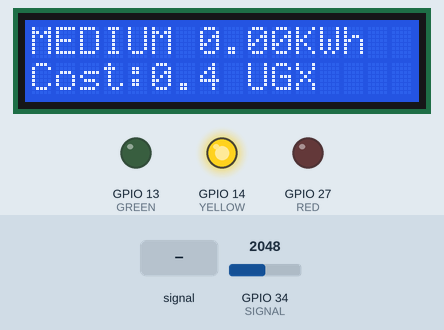
Simulated run of this sketch. Board: ESP32. On the bench: 16×2 character LCD, output pins drawn as LEDs (lit = HIGH). Inputs (shaded band) come from the test bench; at power-on: GPIO 34 (SIGNAL) = 2048. WiFi joins after 1.5 s; servers stay silent unless stated; what the sketch prints to the serial monitor is not drawn.

Above: at 4.0 s.
4.1 s: GPIO 34 (SIGNAL) set to 1294
At 6.3 s:
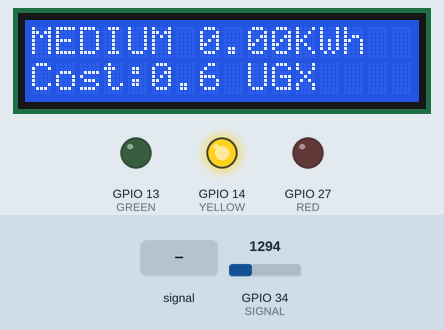
8.2 s: GPIO 34 (SIGNAL) set to 1215
At 9.9 s:
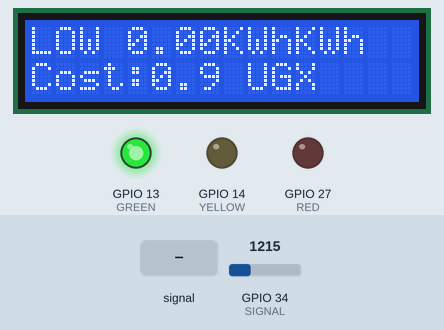
12.3 s: GPIO 34 (SIGNAL) set to 3603
At 14.1 s:
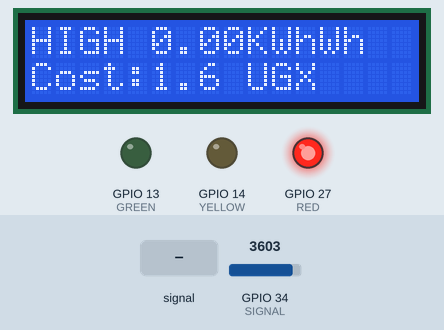
16.4 s: GPIO 34 (SIGNAL) set to 3005
At 18.9 s:
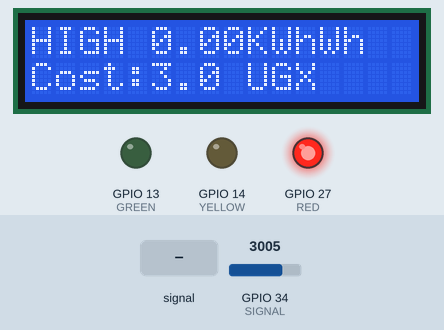
20.5 s: GPIO 34 (SIGNAL) set to 2944
At 20.8 s:
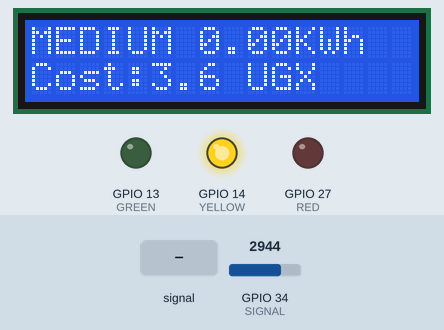
23.1 s: GPIO 34 (SIGNAL) fed a 200 Hz sine of ±327 counts around its level
At 24.5 s:
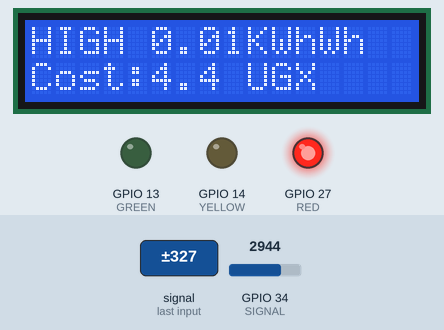
Timing chart, 0 to 27.2 s (numbered marks = the images above; inputs shaded):
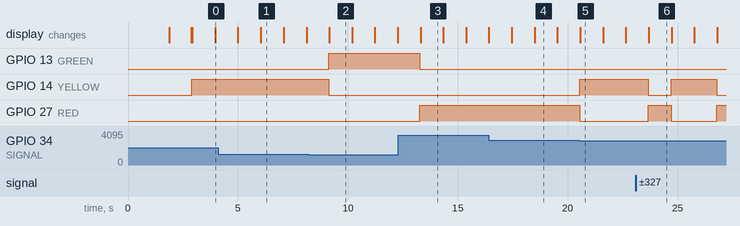

Measured:
- the behaviour switches between 1241 and 1240 on GPIO 34 (SIGNAL) (found by bisection; images 1 and 2)
- the behaviour switches between 2979 and 2978 on GPIO 34 (SIGNAL) (found by bisection; images 4 and 5)
- after the input at 8.2 s, GPIO 13 (GREEN): LOW → HIGH after 0.93 s; GPIO 14 (YELLOW): HIGH → LOW after 0.93 s; the display: changes after 0.96 s (image 2)
- after the input at 12.3 s, GPIO 13 (GREEN): HIGH → LOW after 0.98 s; GPIO 27 (RED): LOW → HIGH after 0.98 s; the display: changes after 1.0 s (image 3)
- after the input at 20.5 s, GPIO 14 (YELLOW): LOW → HIGH at once; GPIO 27 (RED): HIGH → LOW at once; the display: changes after 0.07 s (image 5)
- after the input at 23.1 s, GPIO 14 (YELLOW): HIGH → LOW after 0.56 s, → HIGH 1.0 s later, → LOW 2.1 s later; GPIO 27 (RED): LOW → HIGH after 0.56 s, → LOW 1.0 s later, → HIGH 2.1 s later; the display: changes after 0.59 s (image 6)
- what the display in image 1 shows lasts 1.1 s, from 6.0 s to 7.1 s

The sketch:

smart-energy-meter-simulation.ino
```cpp
#define BLYNK_TEMPLATE_ID "TMPL2vXLMLiEc"
#define BLYNK_TEMPLATE_NAME "Smart Energy Meter"
#define BLYNK_AUTH_TOKEN "qmrenGOffMXq6xxncFyPOXif1MHE12gF"

#include <Wire.h>
#include <LiquidCrystal_I2C.h>
#include <WiFi.h>
#include <BlynkSimpleEsp32.h>

char ssid[] = "Wokwi-GUEST";
char pass[] = "";

#define SIGNAL 34
#define GREEN 13      // updated
#define YELLOW 14     // updated
#define RED 27

#define I2C_SDA 21
#define I2C_SCL 22      // unchanged

float tariff = 756.2;
float current = 0.5;
unsigned long previousTime = 0;
float energy = 0;

//Set LCD address
LiquidCrystal_I2C lcd(0x27, 16, 2);

void setup() {
  // put your setup code here, to run once:
  Serial.begin(115200);
  Blynk.begin(BLYNK_AUTH_TOKEN, ssid, pass);
  Serial.println("Hello, ESP32!");
  // Serial.begin(9600);
  pinMode(SIGNAL, INPUT);
  previousTime = millis();

  pinMode(GREEN, OUTPUT);
  pinMode(YELLOW, OUTPUT);
  pinMode(RED, OUTPUT);

  // Initialize I2C with custom pins
  Wire.begin(I2C_SDA, I2C_SCL);

  // Initialize LCD
  lcd.init();
  lcd.backlight();
  lcd.setCursor(0, 0);
  lcd.print("Energy Monitor");

  delay(1000);
  lcd.clear();
}

void loop() {
  // put your main code here, to run repeatedly:
  delay(10); // this speeds up the simulation
  Blynk.run();

  int sensorValue = analogRead(SIGNAL);
  float voltage = sensorValue * (3.3 / 4095.0);
  float power = voltage * current;

  unsigned long currentTime = millis();
  float deltaTime = (currentTime - previousTime) / 1000.0;
  previousTime = currentTime;

  energy += power * (deltaTime / 3600.0);
  float cost = energy * tariff;

  String statusText = "";

  // LED + STATUS INTERPRETATION
  if (power < 0.5) {
    digitalWrite(GREEN, HIGH);
    digitalWrite(YELLOW, LOW);
    digitalWrite(RED, LOW);
    statusText = "LOW ";
  }
  else if (power < 1.2) {
    digitalWrite(GREEN, LOW);
    digitalWrite(YELLOW, HIGH);
    digitalWrite(RED, LOW);
    statusText = "MEDIUM ";
  }
  else {
    digitalWrite(GREEN, LOW);
    digitalWrite(YELLOW, LOW);
    digitalWrite(RED, HIGH);
    statusText = "HIGH ";
  }

  // LCD OUTPUT (interprets LED state)
  lcd.setCursor(0, 0);
  lcd.print(statusText);
  lcd.print(energy);
  lcd.print("KWh");

  lcd.setCursor(0, 1);
  lcd.print("Cost:");
  lcd.print(cost, 1);
  lcd.print(" UGX   ");

  // send to dashboard
  Blynk.virtualWrite(V0, power);
  Blynk.virtualWrite(V1, energy);
  Blynk.virtualWrite(V2, cost);
  Blynk.virtualWrite(V3, statusText);

  delay(1000);
}
```
